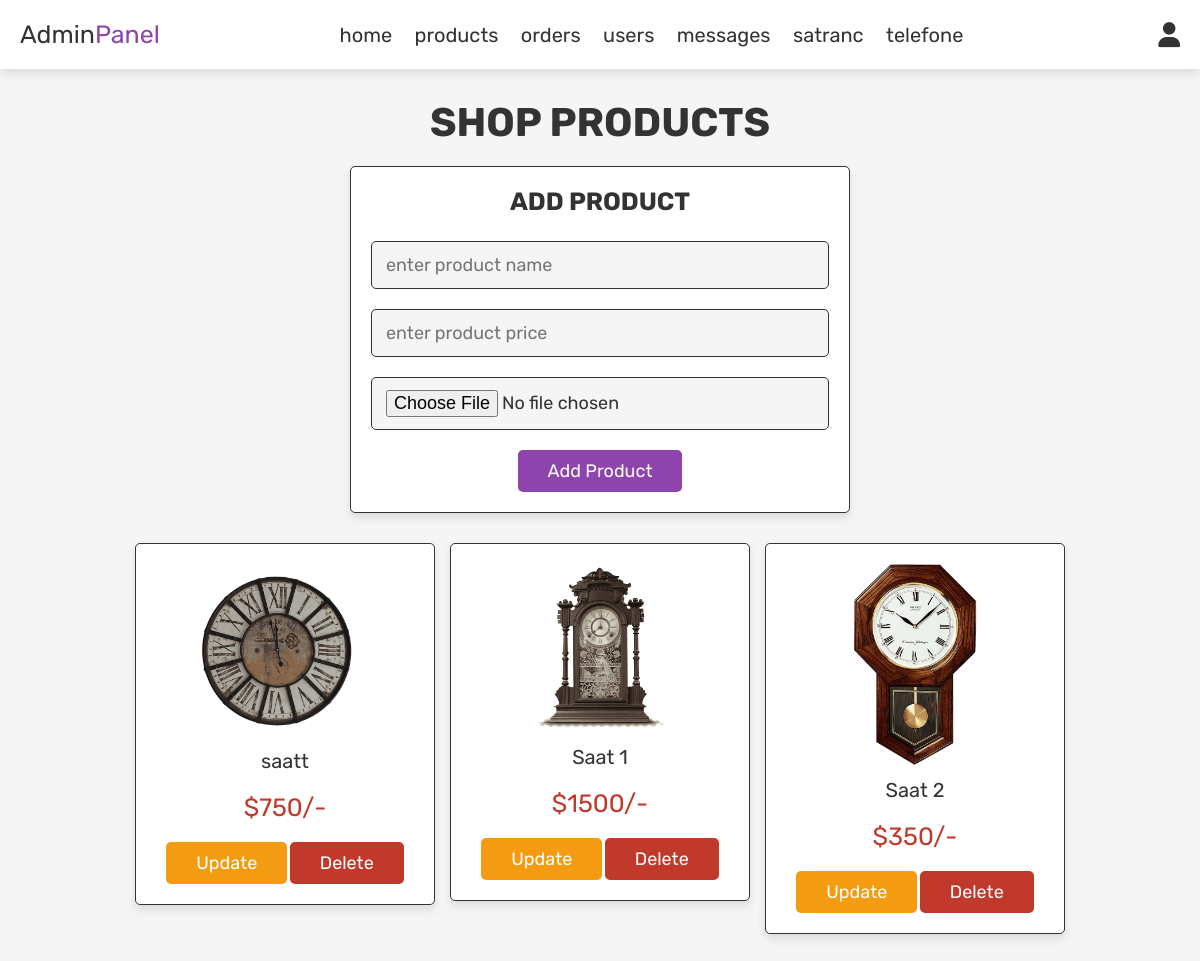
Screenshot of /aa/admin_products.php (signed in) with the database file from the repository.
### tables this page shows
CREATE TABLE `products` (
  `id` int(100) NOT NULL,
  `name` varchar(100) NOT NULL,
  `price` int(100) NOT NULL,
  `image` varchar(100) NOT NULL
);

### aa/admin_products.php (the view, shortened to what this page needs)
<?php
include 'config.php';
?>
<!DOCTYPE html>
<html lang="en">
<head>
   <link rel="stylesheet" href="https://cdnjs.cloudflare.com/ajax/libs/font-awesome/6.0.0/css/all.min.css">
   <link rel="stylesheet" href="css/admin_style.css">
</head>
<body>
<?php include 'admin_header.php'; ?>
<section class="add-products">
   <h1 class="title">shop products</h1>
   <form action="" method="post" enctype="multipart/form-data">
      <h3>add product</h3>
      <input type="text" name="name" class="box" placeholder="enter product name" required>
      <input type="number" min="0" name="price" class="box" placeholder="enter product price" required>
      <input type="file" name="image" accept="image/jpg, image/jpeg, image/png" class="box" required>
      <input type="submit" value="add product" name="add_product" class="btn">
   </form>
</section>
<section class="show-products">
   <div class="box-container">
      <?php
         $select_products = mysqli_query($conn, "SELECT * FROM `products`") or die('query failed');
         if(mysqli_num_rows($select_products) > 0){
            while($fetch_products = mysqli_fetch_assoc($select_products)){
      ?>
      <div class="box">
         <img style="width: 100%; height:100%;" src="uploaded_img/<?php echo $fetch_products['image']; ?>" alt="">
         <div class="name"><?php echo $fetch_products['name']; ?></div>
         <div class="price">$<?php echo $fetch_products['price']; ?>/-</div>
         <a href="admin_products.php?update=<?php echo $fetch_products['id']; ?>" class="option-btn">update</a>
         <a href="admin_products.php?delete=<?php echo $fetch_products['id']; ?>" class="delete-btn" onclick="return confirm('delete this product?');">delete</a>
      </div>
      <?php
         }
      }else{
         echo '<p class="empty">no products added yet!</p>';
      }
      ?>
   </div>
</section>
</body>
</html>

### aa/css/admin_style.css (style rules this page uses)
:root { --purple:#8e44ad; --red:#c0392b; --orange:#f39c12; --black:#333; --white:#fff; --light-color:#666; --light-white:#ccc; --light-bg:#f5f5f5; --border:.1rem solid var(--black); --box-shadow:0 .5rem 1rem rgba(0,0,0,.1); }
* { font-family: 'Rubik', sans-serif; margin:0; padding:0; box-sizing: border-box; outline: none; border:none; text-decoration: none; transition:all .2s linear; }
html { font-size: 62.5%; overflow-x: hidden; }
body { background-color: var(--light-bg); }
section { padding:3rem 2rem; }
.title { text-align: center; margin-bottom: 2rem; text-transform: uppercase; color:var(--black); font-size: 4rem; }
.btn, .option-btn, .delete-btn, .white-btn { display: inline-block; margin-top: 1rem; padding:1rem 3rem; cursor: pointer; color:var(--white); font-size: 1.8rem; border-radius: .5rem; text-transform: capitalize; }
.white-btn, .btn { background-color: var(--purple); }
.option-btn { background-color: var(--orange); }
.delete-btn { background-color: var(--red); }
.add-products form { background-color: var(--white); border-radius: .5rem; padding:2rem; text-align: center; box-shadow: var(--box-shadow); border:var(--border); max-width: 50rem; margin:0 auto; }
.add-products form h3 { font-size: 2.5rem; text-transform: uppercase; color:var(--black); margin-bottom: 1.5rem; }
.add-products form .box { width: 100%; background-color: var(--light-bg); border-radius: .5rem; margin:1rem 0; padding:1.2rem 1.4rem; color:var(--black); font-size: 1.8rem; border:var(--border); }
.show-products .box-container { display: grid; grid-template-columns: repeat(auto-fit, 30rem); justify-content: center; gap:1.5rem; max-width: 1200px; margin:0 auto; align-items: flex-start; }
.show-products { padding-top: 0; }
.show-products .box-container .box { text-align: center; padding:2rem; border-radius: .5rem; border:var(--border); box-shadow: var(--box-shadow); background-color: var(--white); }
.show-products .box-container .box img { height: 30rem; }
.show-products .box-container .box .name { padding:1rem 0; font-size: 2rem; color:var(--black); }
.show-products .box-container .box .price { padding:1rem 0; font-size: 2.5rem; color:var(--red); }

### rows the page displays
products: image (picture), name "saatt", price "750"
products: image (picture), name "Saat 1", price "1500"
products: image (picture), name "Saat 2", price "350"
